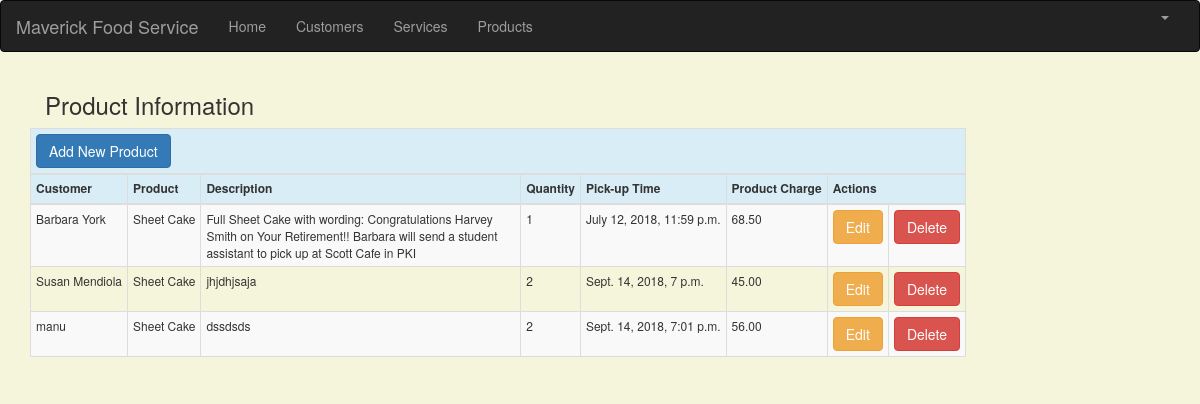
The page /product_list (signed in) on the database as committed earlier.
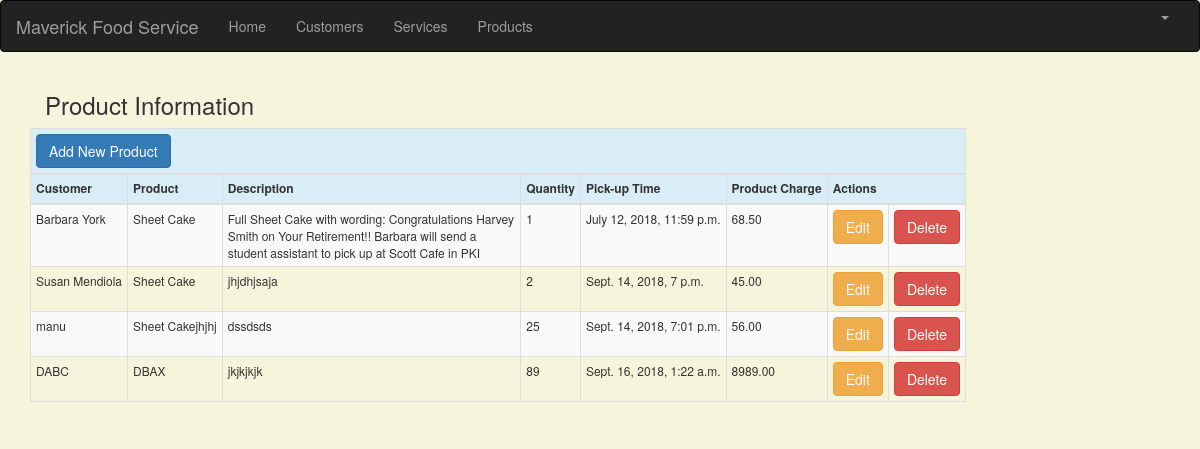
The same page on the database as committed later.
### crm/models.py (models this page shows, shortened)
class Product(models.Model):
    cust_name = models.ForeignKey(Customer, on_delete=models.CASCADE, related_name='products')
    product = models.CharField(max_length=100)
    p_description = models.TextField()
    quantity = models.IntegerField()
    pickup_time = models.DateTimeField(
        default=timezone.now)
    charge = models.DecimalField(max_digits=10, decimal_places=2)
    created_date = models.DateTimeField(
        default=timezone.now)
    updated_date = models.DateTimeField(auto_now_add=True)

class Customer(models.Model):
    cust_name = models.CharField(max_length=50)
    organization = models.CharField(max_length=100, blank=True)
    role = models.CharField(max_length=100)
    email = models.EmailField(max_length=100)
    bldgroom = models.CharField(max_length=100)
    address = models.CharField(max_length=200)
    account_number = models.IntegerField(blank=False, null=False)
    city = models.CharField(max_length=50)
    state = models.CharField(max_length=50)
    zipcode = models.CharField(max_length=10)
    phone_number = models.CharField(max_length=50)
    created_date = models.DateTimeField(
        default=timezone.now)
    updated_date = models.DateTimeField(auto_now_add=True)
    def __str__(self):
        return str(self.cust_name)

### crm/views.py (the view)
# urls.py: path('product_list', views.product_list, name='product_list'),
@login_required
def product_list(request):
    products = Product.objects.filter(created_date__lte=timezone.now())
    return render(request, 'crm/product_list.html', {'products': products})

### crm/templates/crm/product_list.html (shortened to what this page needs)
{% extends 'crm/base.html' %}
{% block content %}
    <html>
    <head>
        <link rel="stylesheet" href="https://maxcdn.bootstrapcdn.com/bootstrap/3.3.4/css/bootstrap.min.css">
    </head>
    <body>
    <div class="container">
    <div class="row">
        <span class="pull-center"><h3 style="padding-left: 15Px">Product Information</h3></span>
          <table class="table table-striped table-bordered table-hover table-condensed table-responsive">
            <thead>
            <tr class="bg-info">
                <th colspan="9" class="col text-left"><a href="{% url 'crm:product_new' %}" class="row"><span
                    class="btn btn-primary">Add New Product</span></a></th>
            </tr>
            <tr class="bg-info">
                <th nowrap="true">Customer</th>
                <th nowrap="true">Product</th>
                <th>Description</th>
                <th nowrap="true">Quantity</th>
                <th nowrap="true" >Pick-up Time</th>
                <th nowrap="true">Product Charge</th>
                <th colspan="3">Actions</th>
            </tr>
            </thead>
            <tbody>
            {% for product in products %}
                <tr>
                    <td nowrap="true">{{ product.cust_name }}</td>
                    <td nowrap="true">{{ product.product }}</td>
                    <td >{{ product.p_description }}</td>
                    <td nowrap="true">{{ product.quantity }}</td>
                    <td nowrap="true">{{ product.pickup_time }}</td>
                    <td nowrap="true">{{ product.charge }}</td>
                     <td><a href="{% url 'crm:product_edit' pk=product.pk %}"
                           class="btn btn-warning">Edit</a></td>
                    <td><a href="{% url 'crm:product_delete' pk=product.pk %}"
                           onclick="return confirm('Are you sure you want to delete?')"
                           class="btn btn-danger">Delete</a>
                    </td>
                </tr>
            {% endfor %}
            </tbody>
        </table>
    </div>
    </div>
    </body>
    </html>
{% endblock %}

Rows that differ between the two databases and show on the page:
changed Product "dssdsds": product "Sheet Cake" → "Sheet Cakejhjhj"; quantity "2" → "25"
added Product: cust_name "DABC", product "DBAX", p_description "jkjkjkjk", quantity "89", pickup_time "Sept. 16, 2018, 1:22 a.m.", charge "8989.00"
